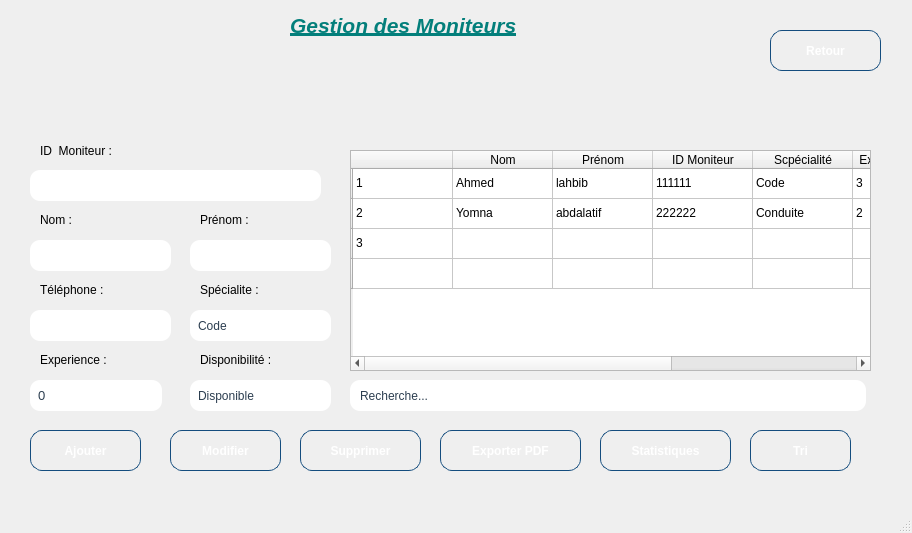
<?xml version="1.0" encoding="UTF-8"?>
<ui version="4.0">
 <class>moniteur</class>
 <widget class="QMainWindow" name="moniteur">
  <property name="geometry">
   <rect>
    <x>0</x>
    <y>0</y>
    <width>912</width>
    <height>533</height>
   </rect>
  </property>
  <property name="windowTitle">
   <string>moniteur</string>
  </property>
  <property name="styleSheet">
   <string notr="true">QWidget#centralwidget {
    background: qlineargradient(
        x1:0, y1:0, x2:0, y2:1,
        stop:0 #f5f7fa,
        stop:1 #c3cfe2
    );
}</string>
  </property>
  <widget class="QWidget" name="centralwidget">
   <widget class="QPushButton" name="pushButton">
    <property name="geometry">
     <rect>
      <x>30</x>
      <y>430</y>
      <width>111</width>
      <height>41</height>
     </rect>
    </property>
    <property name="styleSheet">
     <string notr="true">QPushButton {
    background: qlineargradient(x1:0, y1:0, x2:1, y2:0,
        stop:0 #43cea2,
        stop:1 #185a9d
    );
    color: white;
    border-radius: 12px;
    padding: 10px 22px;
    font-weight: bold;
    border: 1px solid #144d7e;
}

QPushButton:hover {
    background: qlineargradient(x1:0, y1:0, x2:1, y2:0,
        stop:0 #ff4e50,   /* rouge vif */
        stop:0.5 #fc913a, /* orange vif */
        stop:1 #f9d423   /* jaune lumineux */
    );
    border: 1px solid #e04b3f; /* bordure assortie au feu */
}</string>
    </property>
    <property name="text">
     <string>Ajouter</string>
    </property>
   </widget>
   <widget class="QPushButton" name="pushButton_2">
    <property name="geometry">
     <rect>
      <x>170</x>
      <y>430</y>
      <width>111</width>
      <height>41</height>
     </rect>
    </property>
    <property name="styleSheet">
     <string notr="true">QPushButton {
    background: qlineargradient(x1:0, y1:0, x2:1, y2:0,
        stop:0 #43cea2,
        stop:1 #185a9d
    );
    color: white;
    border-radius: 12px;
    padding: 10px 22px;
    font-weight: bold;
    border: 1px solid #144d7e;
}

QPushButton:hover {
    background: qlineargradient(x1:0, y1:0, x2:1, y2:0,
        stop:0 #ff4e50,   /* rouge vif */
        stop:0.5 #fc913a, /* orange vif */
        stop:1 #f9d423   /* jaune lumineux */
    );
    border: 1px solid #e04b3f; /* bordure assortie au feu */
}</string>
    </property>
    <property name="text">
     <string>Modifier</string>
    </property>
   </widget>
   <widget class="QPushButton" name="pushButton_3">
    <property name="geometry">
     <rect>
      <x>300</x>
      <y>430</y>
      <width>121</width>
      <height>41</height>
     </rect>
    </property>
    <property name="styleSheet">
     <string notr="true">QPushButton {
    background: qlineargradient(x1:0, y1:0, x2:1, y2:0,
        stop:0 #43cea2,
        stop:1 #185a9d
    );
    color: white;
    border-radius: 12px;
    padding: 10px 22px;
    font-weight: bold;
    border: 1px solid #144d7e;
}

QPushButton:hover {
    background: qlineargradient(x1:0, y1:0, x2:1, y2:0,
        stop:0 #ff4e50,   /* rouge vif */
        stop:0.5 #fc913a, /* orange vif */
        stop:1 #f9d423   /* jaune lumineux */
    );
    border: 1px solid #e04b3f; /* bordure assortie au feu */
}</string>
    </property>
    <property name="text">
     <string>Supprimer</string>
    </property>
   </widget>
   <widget class="QPushButton" name="pushButton_4">
    <property name="geometry">
     <rect>
      <x>440</x>
      <y>430</y>
      <width>141</width>
      <height>41</height>
     </rect>
    </property>
    <property name="styleSheet">
     <string notr="true">QPushButton {
    background: qlineargradient(x1:0, y1:0, x2:1, y2:0,
        stop:0 #43cea2,
        stop:1 #185a9d
    );
    color: white;
    border-radius: 12px;
    padding: 10px 22px;
    font-weight: bold;
    border: 1px solid #144d7e;
}

QPushButton:hover {
    background: qlineargradient(x1:0, y1:0, x2:1, y2:0,
        stop:0 #ff4e50,   /* rouge vif */
        stop:0.5 #fc913a, /* orange vif */
        stop:1 #f9d423   /* jaune lumineux */
    );
    border: 1px solid #e04b3f; /* bordure assortie au feu */
}</string>
    </property>
    <property name="text">
     <string>Exporter PDF</string>
    </property>
   </widget>
   <widget class="QPushButton" name="pushButton_5">
    <property name="geometry">
     <rect>
      <x>600</x>
      <y>430</y>
      <width>131</width>
      <height>41</height>
     </rect>
    </property>
    <property name="styleSheet">
     <string notr="true">QPushButton {
    background: qlineargradient(x1:0, y1:0, x2:1, y2:0,
        stop:0 #43cea2,
        stop:1 #185a9d
    );
    color: white;
    border-radius: 12px;
    padding: 10px 22px;
    font-weight: bold;
    border: 1px solid #144d7e;
}

QPushButton:hover {
    background: qlineargradient(x1:0, y1:0, x2:1, y2:0,
        stop:0 #ff4e50,   /* rouge vif */
        stop:0.5 #fc913a, /* orange vif */
        stop:1 #f9d423   /* jaune lumineux */
    );
    border: 1px solid #e04b3f; /* bordure assortie au feu */
}</string>
    </property>
    <property name="text">
     <string>Statistiques</string>
    </property>
   </widget>
   <widget class="QPushButton" name="pushButton_6">
    <property name="geometry">
     <rect>
      <x>750</x>
      <y>430</y>
      <width>101</width>
      <height>41</height>
     </rect>
    </property>
    <property name="styleSheet">
     <string notr="true">QPushButton {
    background: qlineargradient(x1:0, y1:0, x2:1, y2:0,
        stop:0 #43cea2,
        stop:1 #185a9d
    );
    color: white;
    border-radius: 12px;
    padding: 10px 22px;
    font-weight: bold;
    border: 1px solid #144d7e;
}

QPushButton:hover {
    background: qlineargradient(x1:0, y1:0, x2:1, y2:0,
        stop:0 #ff4e50,   /* rouge vif */
        stop:0.5 #fc913a, /* orange vif */
        stop:1 #f9d423   /* jaune lumineux */
    );
    border: 1px solid #e04b3f; /* bordure assortie au feu */
}</string>
    </property>
    <property name="text">
     <string>Tri</string>
    </property>
   </widget>
   <widget class="QLabel" name="label">
    <property name="geometry">
     <rect>
      <x>40</x>
      <y>140</y>
      <width>91</width>
      <height>21</height>
     </rect>
    </property>
    <property name="text">
     <string>ID  Moniteur :</string>
    </property>
   </widget>
   <widget class="QLineEdit" name="ID">
    <property name="geometry">
     <rect>
      <x>30</x>
      <y>170</y>
      <width>291</width>
      <height>31</height>
     </rect>
    </property>
    <property name="styleSheet">
     <string notr="true">QLineEdit {
    border: 2px solid qlineargradient(x1:0, y1:0, x2:1, y2:0,
        stop:0 #43cea2, stop:1 #185a9d);
    border-radius: 10px;
    padding: 4px 8px;
    background: white;
    color: #2c3e50;
    min-width: 120px;
    max-width: 500px;
    height: 24px;
    selection-background-color: #43cea2;
    selection-color: white;
}

/* Focus */
QLineEdit:focus {
    border: 2px solid qlineargradient(x1:0, y1:0, x2:1, y2:0,
        stop:0 #ff4b1f, stop:1 #ffc837);
    box-shadow: 0 0 4px rgba(255, 107, 53, 0.6);
}

/* Hover */
QLineEdit:hover {
    border: 2px solid #43cea2;
    box-shadow: 0 0 4px rgba(67, 206, 162, 0.6);
}

/* Placeholder text */
QLineEdit[placeholderText]:empty {
    color: #95a5a6;  /* gris clair pour le placeholder */
}</string>
    </property>
   </widget>
   <widget class="QComboBox" name="Type">
    <property name="geometry">
     <rect>
      <x>190</x>
      <y>310</y>
      <width>141</width>
      <height>31</height>
     </rect>
    </property>
    <property name="styleSheet">
     <string notr="true">QComboBox {
    border: 2px solid qlineargradient(x1:0, y1:0, x2:1, y2:0,
        stop:0 #43cea2, stop:1 #185a9d);
    border-radius: 10px;    /* un peu moins arrondi si tu veux */
    padding: 4px 8px;       /* moins d'espace intérieur */
    background: white;
    color: #2c3e50;
    min-width: 100px;       /* largeur minimale plus petite */
    max-width: 150px;       /* facultatif : limite largeur */
    height: 24px;           /* hauteur plus petite */
}

/* Drop-down (flèche) */
QComboBox::drop-down {
    subcontrol-origin: padding;
    subcontrol-position: top right;
    width: 20px;           /* réduit largeur flèche */
    border: none;
    background: transparent;
}

QComboBox::down-arrow {
    width: 12px;
    height: 12px;
}

/* Hover et focus restent inchangés */
QComboBox:focus {
    border: 2px solid qlineargradient(x1:0, y1:0, x2:1, y2:0,
        stop:0 #ff4b1f, stop:1 #ffc837);
    box-shadow: 0 0 4px rgba(255, 107, 53, 0.6);
}

QComboBox:hover {
    border: 2px solid #43cea2;
    box-shadow: 0 0 4px rgba(67, 206, 162, 0.6);
}

/* Menu déroulant */
QComboBox QAbstractItemView {
    background: white;
    border: 1px solid #43cea2;
    selection-background-color: #43cea2;
    selection-color: white;
}</string>
    </property>
    <item>
     <property name="text">
      <string>Code </string>
     </property>
    </item>
    <item>
     <property name="text">
      <string>Conduite</string>
     </property>
    </item>
   </widget>
   <widget class="QLabel" name="label_2">
    <property name="geometry">
     <rect>
      <x>40</x>
      <y>210</y>
      <width>63</width>
      <height>20</height>
     </rect>
    </property>
    <property name="text">
     <string>Nom :</string>
    </property>
   </widget>
   <widget class="QLabel" name="label_3">
    <property name="geometry">
     <rect>
      <x>200</x>
      <y>210</y>
      <width>63</width>
      <height>20</height>
     </rect>
    </property>
    <property name="text">
     <string>Prénom :</string>
    </property>
   </widget>
   <widget class="QLineEdit" name="lineEdit_2">
    <property name="geometry">
     <rect>
      <x>190</x>
      <y>240</y>
      <width>141</width>
      <height>31</height>
     </rect>
    </property>
    <property name="styleSheet">
     <string notr="true">QLineEdit {
    border: 2px solid qlineargradient(x1:0, y1:0, x2:1, y2:0,
        stop:0 #43cea2, stop:1 #185a9d);
    border-radius: 10px;
    padding: 4px 8px;
    background: white;
    color: #2c3e50;
    min-width: 120px;
    max-width: 200px;
    height: 24px;
    selection-background-color: #43cea2;
    selection-color: white;
}

/* Focus */
QLineEdit:focus {
    border: 2px solid qlineargradient(x1:0, y1:0, x2:1, y2:0,
        stop:0 #ff4b1f, stop:1 #ffc837);
    box-shadow: 0 0 4px rgba(255, 107, 53, 0.6);
}

/* Hover */
QLineEdit:hover {
    border: 2px solid #43cea2;
    box-shadow: 0 0 4px rgba(67, 206, 162, 0.6);
}

/* Placeholder text */
QLineEdit[placeholderText]:empty {
    color: #95a5a6;  /* gris clair pour le placeholder */
}</string>
    </property>
   </widget>
   <widget class="QLabel" name="label_4">
    <property name="geometry">
     <rect>
      <x>200</x>
      <y>280</y>
      <width>71</width>
      <height>20</height>
     </rect>
    </property>
    <property name="text">
     <string>Spécialite :</string>
    </property>
   </widget>
   <widget class="QLabel" name="label_5">
    <property name="geometry">
     <rect>
      <x>40</x>
      <y>280</y>
      <width>81</width>
      <height>20</height>
     </rect>
    </property>
    <property name="text">
     <string>Téléphone :</string>
    </property>
   </widget>
   <widget class="QLabel" name="label_6">
    <property name="geometry">
     <rect>
      <x>40</x>
      <y>350</y>
      <width>91</width>
      <height>20</height>
     </rect>
    </property>
    <property name="text">
     <string>Experience :</string>
    </property>
   </widget>
   <widget class="QSpinBox" name="spinBox">
    <property name="geometry">
     <rect>
      <x>30</x>
      <y>380</y>
      <width>136</width>
      <height>31</height>
     </rect>
    </property>
    <property name="styleSheet">
     <string notr="true">QSpinBox {
    border: 2px solid qlineargradient(x1:0, y1:0, x2:1, y2:0,
        stop:0 #43cea2, stop:1 #185a9d);
    border-radius: 10px;       /* même style que QComboBox */
    padding: 2px 6px;
    background: white;
    color: #2c3e50;
    min-width: 80px;
    max-width: 120px;
    height: 24px;
    font-size: 13px;
}

/* Boutons haut/bas */
QSpinBox::up-button, QSpinBox::down-button {
    subcontrol-origin: border;
    width: 20px;
    background: transparent;
    border: none;
}

/* Bouton haut */
QSpinBox::up-button {
    subcontrol-position: top right;
    border-top-right-radius: 8px;
    margin: 1px;
}

/* Bouton bas */
QSpinBox::down-button {
    subcontrol-position: bottom right;
    border-bottom-right-radius: 8px;
    margin: 1px;
}

/* Flèche haut */
QSpinBox::up-arrow {
    image: url(:/icons/arrow-up-dark.png);
    width: 10px;
    height: 10px;
}

/* Flèche bas */
QSpinBox::down-arrow {
    image: url(:/icons/arrow-down-dark.png);
    width: 10px;
    height: 10px;
}

/* Focus */
QSpinBox:focus {
    border: 2px solid qlineargradient(x1:0, y1:0, x2:1, y2:0,
        stop:0 #ff4b1f, stop:1 #ffc837);
    box-shadow: 0 0 4px rgba(255, 107, 53, 0.6);
}

/* Hover */
QSpinBox:hover {
    border: 2px solid #43cea2;
    box-shadow: 0 0 4px rgba(67, 206, 162, 0.6);
}
</string>
    </property>
   </widget>
   <widget class="QLabel" name="label_7">
    <property name="geometry">
     <rect>
      <x>200</x>
      <y>350</y>
      <width>101</width>
      <height>20</height>
     </rect>
    </property>
    <property name="text">
     <string>Disponibilité :</string>
    </property>
   </widget>
   <widget class="QComboBox" name="Type_2">
    <property name="geometry">
     <rect>
      <x>190</x>
      <y>380</y>
      <width>141</width>
      <height>31</height>
     </rect>
    </property>
    <property name="styleSheet">
     <string notr="true">QComboBox {
    border: 2px solid qlineargradient(x1:0, y1:0, x2:1, y2:0,
        stop:0 #43cea2, stop:1 #185a9d);
    border-radius: 10px;    /* un peu moins arrondi si tu veux */
    padding: 4px 8px;       /* moins d'espace intérieur */
    background: white;
    color: #2c3e50;
    min-width: 100px;       /* largeur minimale plus petite */
    max-width: 150px;       /* facultatif : limite largeur */
    height: 24px;           /* hauteur plus petite */
}

/* Drop-down (flèche) */
QComboBox::drop-down {
    subcontrol-origin: padding;
    subcontrol-position: top right;
    width: 20px;           /* réduit largeur flèche */
    border: none;
    background: transparent;
}

QComboBox::down-arrow {
    width: 12px;
    height: 12px;
}

/* Hover et focus restent inchangés */
QComboBox:focus {
    border: 2px solid qlineargradient(x1:0, y1:0, x2:1, y2:0,
        stop:0 #ff4b1f, stop:1 #ffc837);
    box-shadow: 0 0 4px rgba(255, 107, 53, 0.6);
}

QComboBox:hover {
    border: 2px solid #43cea2;
    box-shadow: 0 0 4px rgba(67, 206, 162, 0.6);
}

/* Menu déroulant */
QComboBox QAbstractItemView {
    background: white;
    border: 1px solid #43cea2;
    selection-background-color: #43cea2;
    selection-color: white;
}</string>
    </property>
    <item>
     <property name="text">
      <string>Disponible</string>
     </property>
    </item>
    <item>
     <property name="text">
      <string>Non Disponible</string>
     </property>
    </item>
   </widget>
   <widget class="QTableWidget" name="tableWidget">
    <property name="geometry">
     <rect>
      <x>350</x>
      <y>150</y>
      <width>521</width>
      <height>221</height>
     </rect>
    </property>
    <property name="minimumSize">
     <size>
      <width>521</width>
      <height>0</height>
     </size>
    </property>
    <property name="styleSheet">
     <string notr="true">/* Style global du tableau */
QTableWidget, QTableView {
    background-color: white;          /* fond neutre */
    border: 2px solid #43cea2;        /* contour vert-bleu */
    border-radius: 12px;
    gridline-color: #dcdcdc;          /* lignes discrètes */
    selection-background-color: #43cea2;
    selection-color: white;
}

/* En-têtes horizontaux */
QHeaderView::section {
    background: white;                /* fond neutre */
    color: #2c3e50;                   /* texte gris foncé */
    padding: 4px;
    border: 1px solid #43cea2;        /* contour vert-bleu */
    border-radius: 6px;
}

/* Lignes de cellule */
QTableWidget::item {
    padding: 4px;
    border-bottom: 1px solid #eaeaea; /* lignes grises claires */
}

/* Lignes au survol */
QTableWidget::item:hover {
    background-color: rgba(67, 206, 162, 0.1); /* léger voile vert */
}

/* Lignes sélectionnées */
QTableWidget::item:selected {
    background-color: #43cea2;        /* vert-bleu */
    color: white;
}

/* Scrollbars sobres */
QScrollBar:vertical {
    border: none;
    background: #f0f0f0;
    width: 12px;
    border-radius: 6px;
}

QScrollBar::handle:vertical {
    background: #43cea2;              /* juste la poignée colorée */
    min-height: 20px;
    border-radius: 6px;
}

QScrollBar::add-line:vertical, QScrollBar::sub-line:vertical {
    height: 0px;
}

QScrollBar::add-page:vertical, QScrollBar::sub-</string>
    </property>
    <row>
     <property name="text">
      <string/>
     </property>
    </row>
    <row>
     <property name="text">
      <string/>
     </property>
    </row>
    <row>
     <property name="text">
      <string/>
     </property>
    </row>
    <row>
     <property name="text">
      <string/>
     </property>
    </row>
    <column>
     <property name="text">
      <string/>
     </property>
    </column>
    <column>
     <property name="text">
      <string>Nom</string>
     </property>
    </column>
    <column>
     <property name="text">
      <string>Prénom</string>
     </property>
    </column>
    <column>
     <property name="text">
      <string>ID Moniteur</string>
     </property>
    </column>
    <column>
     <property name="text">
      <string>Scpécialité</string>
     </property>
    </column>
    <column>
     <property name="text">
      <string>Experience(ans)</string>
     </property>
    </column>
    <column>
     <property name="text">
      <string>Téléphone</string>
     </property>
    </column>
    <column>
     <property name="text">
      <string>Disponabilité</string>
     </property>
    </column>
    <item row="0" column="0">
     <property name="text">
      <string>1</string>
     </property>
    </item>
    <item row="0" column="1">
     <property name="text">
      <string>Ahmed</string>
     </property>
    </item>
    <item row="0" column="2">
     <property name="text">
      <string>lahbib</string>
     </property>
    </item>
    <item row="0" column="3">
     <property name="text">
      <string>111111</string>
     </property>
    </item>
    <item row="0" column="4">
     <property name="text">
      <string>Code</string>
     </property>
    </item>
    <item row="0" column="5">
     <property name="text">
      <string>3</string>
     </property>
    </item>
    <item row="0" column="6">
     <property name="text">
      <string>2314516</string>
     </property>
    </item>
    <item row="0" column="7">
     <property name="text">
      <string>DIsponible</string>
     </property>
    </item>
    <item row="1" column="0">
     <property name="text">
      <string>2</string>
     </property>
    </item>
    <item row="1" column="1">
     <property name="text">
      <string>Yomna</string>
     </property>
    </item>
    <item row="1" column="2">
     <property name="text">
      <string>abdalatif</string>
     </property>
    </item>
    <item row="1" column="3">
     <property name="text">
      <string>222222</string>
     </property>
    </item>
    <item row="1" column="4">
     <property name="text">
      <string>Conduite</string>
     </property>
    </item>
    <item row="1" column="5">
     <property name="text">
      <string>2</string>
     </property>
    </item>
    <item row="1" column="6">
     <property name="text">
      <string>2134251</string>
     </property>
    </item>
    <item row="1" column="7">
     <property name="text">
      <string>Non Disponible</string>
     </property>
    </item>
    <item row="2" column="0">
     <property name="text">
      <string>3</string>
     </property>
    </item>
   </widget>
   <widget class="QLineEdit" name="lineEdit_3">
    <property name="geometry">
     <rect>
      <x>350</x>
      <y>380</y>
      <width>520</width>
      <height>31</height>
     </rect>
    </property>
    <property name="styleSheet">
     <string notr="true">QLineEdit {
    border: 2px solid qlineargradient(x1:0, y1:0, x2:1, y2:0,
        stop:0 #43cea2, stop:1 #185a9d);
    border-radius: 10px;
    padding: 4px 8px;
    background: white;
    color: #2c3e50;
    min-width: 120px;
    max-width: 500px;
    height: 24px;
    selection-background-color: #43cea2;
    selection-color: white;
}

/* Focus */
QLineEdit:focus {
    border: 2px solid qlineargradient(x1:0, y1:0, x2:1, y2:0,
        stop:0 #ff4b1f, stop:1 #ffc837);
    box-shadow: 0 0 4px rgba(255, 107, 53, 0.6);
}

/* Hover */
QLineEdit:hover {
    border: 2px solid #43cea2;
    box-shadow: 0 0 4px rgba(67, 206, 162, 0.6);
}

/* Placeholder text */
QLineEdit[placeholderText]:empty {
    color: #95a5a6;  /* gris clair pour le placeholder */
}</string>
    </property>
    <property name="text">
     <string>Recherche...</string>
    </property>
   </widget>
   <widget class="QLabel" name="label_10">
    <property name="geometry">
     <rect>
      <x>290</x>
      <y>10</y>
      <width>291</width>
      <height>31</height>
     </rect>
    </property>
    <property name="styleSheet">
     <string notr="true">QPushButton {
    background: qlineargradient(x1: 0, y1: 0, x2: 1, y2: 0, stop: 0 rgba(0, 0, 50, 255), stop: 0.5 rgba(47, 79, 79, 255), stop: 1 rgba(25, 25, 112, 255));
    border: 2px solid rgba(100, 100, 100, 200);
    padding: 5px;
    color: white;
    font-weight: bold;
    border-radius: 5px;
}</string>
    </property>
    <property name="text">
     <string>&lt;!DOCTYPE HTML PUBLIC &quot;-//W3C//DTD HTML 4.0//EN&quot; &quot;http://www.w3.org/TR/REC-html40/strict.dtd&quot;&gt;
&lt;html&gt;&lt;head&gt;&lt;meta name=&quot;qrichtext&quot; content=&quot;1&quot; /&gt;&lt;meta charset=&quot;utf-8&quot; /&gt;&lt;style type=&quot;text/css&quot;&gt;
p, li { white-space: pre-wrap; }
hr { height: 1px; border-width: 0; }
li.unchecked::marker { content: &quot;\2610&quot;; }
li.checked::marker { content: &quot;\2612&quot;; }
&lt;/style&gt;&lt;/head&gt;&lt;body style=&quot; font-family:'Segoe UI'; font-size:9pt; font-weight:400; font-style:normal;&quot;&gt;
&lt;p style=&quot; margin-top:12px; margin-bottom:12px; margin-left:0px; margin-right:0px; -qt-block-indent:0; text-indent:0px;&quot;&gt;&lt;span style=&quot; font-size:16pt; font-weight:700; font-style:italic; text-decoration: underline; color:#037f7b;&quot;&gt;Gestion des Moniteurs&lt;/span&gt;&lt;/p&gt;&lt;/body&gt;&lt;/html&gt;</string>
    </property>
   </widget>
   <widget class="QPushButton" name="Retour">
    <property name="geometry">
     <rect>
      <x>770</x>
      <y>30</y>
      <width>111</width>
      <height>41</height>
     </rect>
    </property>
    <property name="styleSheet">
     <string notr="true">QPushButton {
    background: qlineargradient(x1:0, y1:0, x2:1, y2:0,
        stop:0 #43cea2,
        stop:1 #185a9d
    );
    color: white;
    border-radius: 12px;
    padding: 10px 22px;
    font-weight: bold;
    border: 1px solid #144d7e;
}

/* Hover : dégradé de rouges uniquement */
QPushButton:hover {
    background: qlineargradient(x1:0, y1:0, x2:1, y2:0,
        stop:0 #ff0000,   /* rouge vif */
        stop:0.5 #cc0000, /* rouge moyen */
        stop:1 #990000    /* rouge foncé */
    );
    border: 1px solid #800000; /* bordure assortie au dégradé */
    color: white;               /* texte reste blanc */
}
</string>
    </property>
    <property name="text">
     <string>Retour</string>
    </property>
   </widget>
   <widget class="QLineEdit" name="lineEdit_5">
    <property name="geometry">
     <rect>
      <x>30</x>
      <y>240</y>
      <width>141</width>
      <height>31</height>
     </rect>
    </property>
    <property name="styleSheet">
     <string notr="true">QLineEdit {
    border: 2px solid qlineargradient(x1:0, y1:0, x2:1, y2:0,
        stop:0 #43cea2, stop:1 #185a9d);
    border-radius: 10px;
    padding: 4px 8px;
    background: white;
    color: #2c3e50;
    min-width: 120px;
    max-width: 200px;
    height: 24px;
    selection-background-color: #43cea2;
    selection-color: white;
}

/* Focus */
QLineEdit:focus {
    border: 2px solid qlineargradient(x1:0, y1:0, x2:1, y2:0,
        stop:0 #ff4b1f, stop:1 #ffc837);
    box-shadow: 0 0 4px rgba(255, 107, 53, 0.6);
}

/* Hover */
QLineEdit:hover {
    border: 2px solid #43cea2;
    box-shadow: 0 0 4px rgba(67, 206, 162, 0.6);
}

/* Placeholder text */
QLineEdit[placeholderText]:empty {
    color: #95a5a6;  /* gris clair pour le placeholder */
}</string>
    </property>
   </widget>
   <widget class="QLineEdit" name="lineEdit_4">
    <property name="geometry">
     <rect>
      <x>30</x>
      <y>310</y>
      <width>141</width>
      <height>31</height>
     </rect>
    </property>
    <property name="styleSheet">
     <string notr="true">QLineEdit {
    border: 2px solid qlineargradient(x1:0, y1:0, x2:1, y2:0,
        stop:0 #43cea2, stop:1 #185a9d);
    border-radius: 10px;
    padding: 4px 8px;
    background: white;
    color: #2c3e50;
    min-width: 120px;
    max-width: 200px;
    height: 24px;
    selection-background-color: #43cea2;
    selection-color: white;
}

/* Focus */
QLineEdit:focus {
    border: 2px solid qlineargradient(x1:0, y1:0, x2:1, y2:0,
        stop:0 #ff4b1f, stop:1 #ffc837);
    box-shadow: 0 0 4px rgba(255, 107, 53, 0.6);
}

/* Hover */
QLineEdit:hover {
    border: 2px solid #43cea2;
    box-shadow: 0 0 4px rgba(67, 206, 162, 0.6);
}

/* Placeholder text */
QLineEdit[placeholderText]:empty {
    color: #95a5a6;  /* gris clair pour le placeholder */
}</string>
    </property>
   </widget>
   <widget class="QLabel" name="label_8">
    <property name="geometry">
     <rect>
      <x>0</x>
      <y>10</y>
      <width>201</width>
      <height>101</height>
     </rect>
    </property>
    <property name="text">
     <string/>
    </property>
    <property name="pixmap">
     <pixmap resource="logo.qrc">:/Downloads/554337631_1437269814008871_8043664467412301076_n.png</pixmap>
    </property>
    <property name="scaledContents">
     <bool>true</bool>
    </property>
   </widget>
  </widget>
  <widget class="QMenuBar" name="menubar">
   <property name="geometry">
    <rect>
     <x>0</x>
     <y>0</y>
     <width>912</width>
     <height>26</height>
    </rect>
   </property>
  </widget>
  <widget class="QStatusBar" name="statusbar"/>
 </widget>
 <resources>
  <include location="logo.qrc"/>
 </resources>
 <connections/>
</ui>
